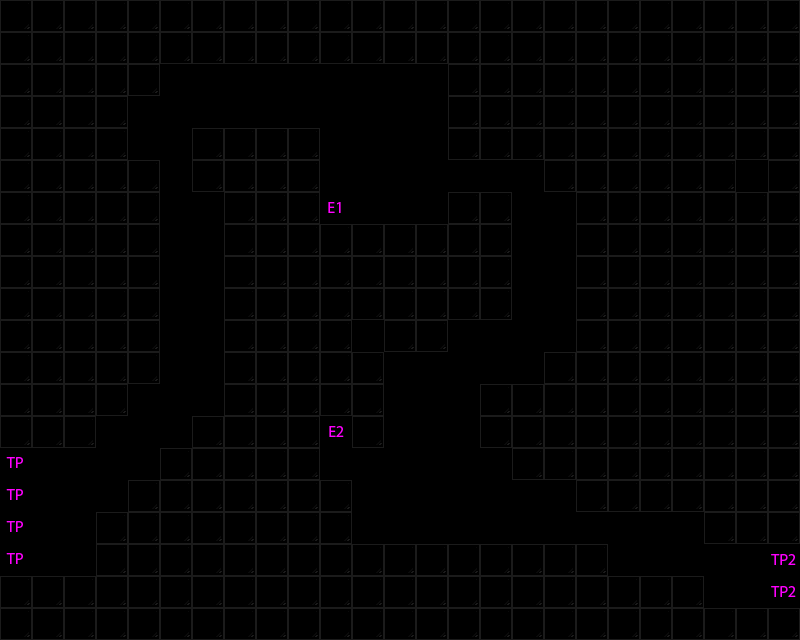

A level layout from a 2D game, rendered from its tile map. Below: a short description, then the map file with tile-grid data replaced by summaries:
An orthogonal 25x20 tile map with 32x32 px tiles, 4 tile layers (Background, Collidable, Teleportable, Enemies).

<map version="1.0" orientation="orthogonal" width="25" height="20" tilewidth="32" tileheight="32">
 <tileset firstgid="1" name="test" tilewidth="32" tileheight="32">
  <image source="tilemap.png" width="128" height="192" />
  <tile id="5">
   <properties>
    <property name="a1" value="0" />
    <property name="a2" value="1" />
    <property name="a3" value="2" />
    <property name="a4" value="3" />
    <property name="def" value="8" />
    <property name="int" value="7" />
    <property name="maxhp" value="53" />
    <property name="mes1" value="..." />
    <property name="mes2" value="Bye..." />
    <property name="name" value="Bengt" />
    <property name="res" value="10" />
    <property name="spriteOffset" value="2" />
    <property name="str" value="9" />
   </properties>
  </tile>
  <tile id="8">
   <properties>
    <property name="nextMap" value="map3" />
    <property name="x" value="23" />
    <property name="y" value="14" />
   </properties>
  </tile>
  <tile id="9">
   <properties>
    <property name="a1" value="0" />
    <property name="a2" value="1" />
    <property name="a3" value="2" />
    <property name="a4" value="3" />
    <property name="def" value="8" />
    <property name="int" value="14" />
    <property name="maxhp" value="53" />
    <property name="mes1" value="..." />
    <property name="mes2" value="Bye..." />
    <property name="name" value="Henrik" />
    <property name="res" value="10" />
    <property name="spriteOffset" value="3" />
    <property name="str" value="9" />
   </properties>
  </tile>
  <tile id="10">
   <properties>
    <property name="a1" value="0" />
    <property name="a2" value="1" />
    <property name="a3" value="2" />
    <property name="a4" value="3" />
    <property name="def" value="8" />
    <property name="int" value="7" />
    <property name="maxhp" value="53" />
    <property name="mes1" value="..." />
    <property name="mes2" value="Bye..." />
    <property name="name" value="Bengt" />
    <property name="res" value="10" />
    <property name="spriteOffset" value="2" />
    <property name="str" value="14" />
   </properties>
  </tile>
  <tile id="12">
   <properties>
    <property name="nextMap" value="map5" />
    <property name="x" value="1" />
    <property name="y" value="10" />
   </properties>
  </tile>
 </tileset>
 <layer name="Background" width="25" height="20">
  <data>[500 cells, 500 non-empty, 1 distinct tile ids]</data>
 </layer>
 <layer name="Collidable" width="25" height="20">
  <data>[500 cells, 371 non-empty, 1 distinct tile ids]</data>
 </layer>
 <layer name="Teleportable" width="25" height="20">
  <data>[500 cells, 6 non-empty, 2 distinct tile ids]</data>
 </layer>
 <layer name="Enemies" width="25" height="20">
  <data>[500 cells, 2 non-empty, 2 distinct tile ids]</data>
 </layer>
</map>
